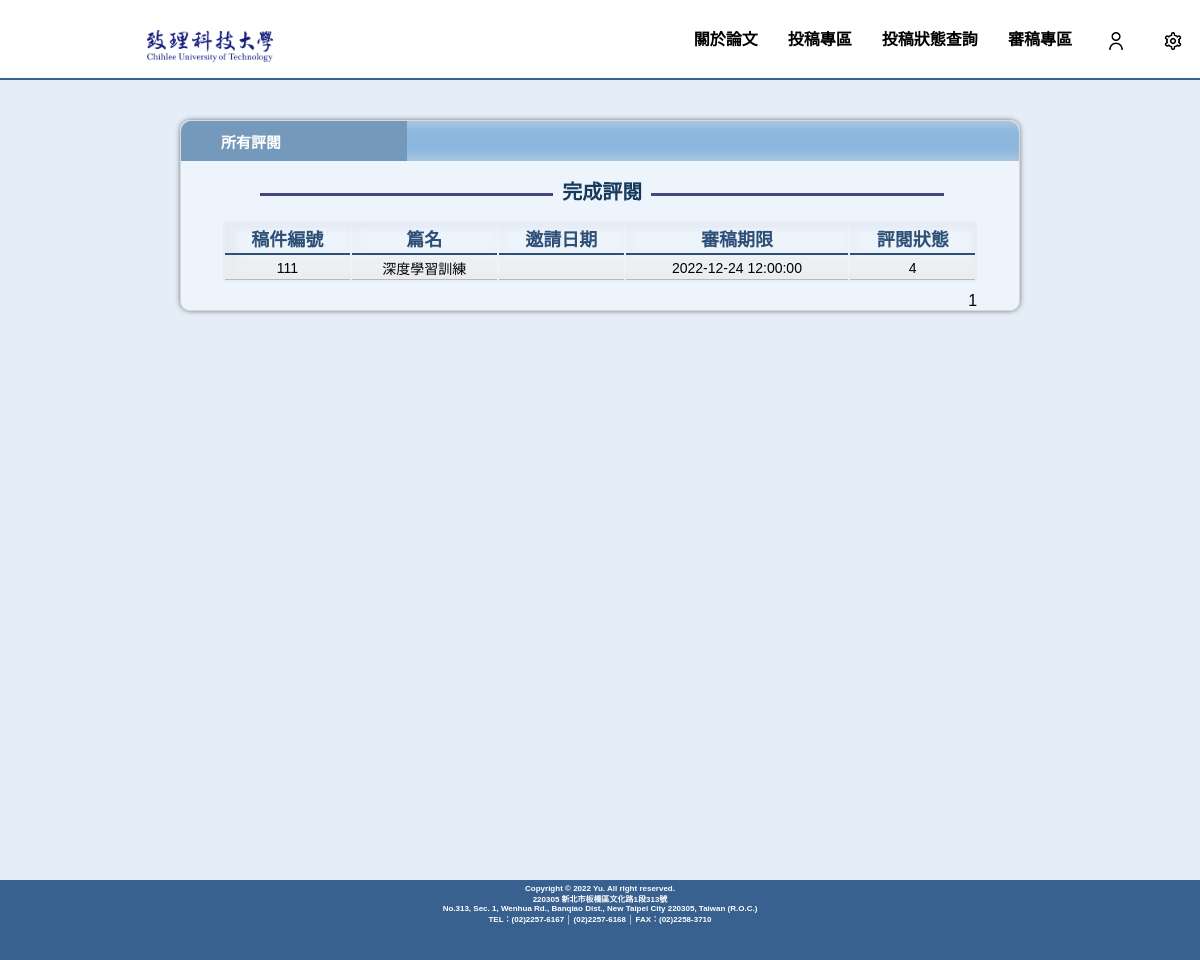
The app's page /ReviewerFinishPage.php with its own data.
### tables this page shows
CREATE TABLE `article` (
  `id` int(100) NOT NULL,
  `articleID` tinyint(100) NOT NULL,
  `writer` varchar(100) NOT NULL,
  `abstract` varchar(100) NOT NULL,
  `fileName` varchar(100) NOT NULL,
  `articlename` varchar(100) NOT NULL,
  `category` varchar(100) NOT NULL,
  `comments` varchar(100) NOT NULL,
  `state` int(11) NOT NULL,
  `invitationdate` varchar(100) NOT NULL,
  `deadline` datetime NOT NULL DEFAULT current_timestamp()
);

### ReviewerFinishPage.php (the view, shortened to what this page needs)
<!DOCTYPE html>
<html lang="en">
<?php
    $link =connect(DB_HOST,DB_USER,DB_PWD,DB_DATABASE)
    or die("無法開啟資料連接!<br/>");
						    $sql = "SELECT articleID , articlename , invitationdate , deadline , state FROM article WHERE state = '4'";
                            $result = mysqli_query($link, $sql);
                            $per_total = mysqli_num_rows($result);
                            $per = 1;
                            $pages = ceil($per_total/$per);
                            if(!isset($_GET['page'])){
	                            $page=1;
                            }else{
	                            $page = $_GET['page'];
                            }
                            $start=($page-1)*$per;
                            $result = mysqli_query($link,$sql.' LIMIT '.$start.', '.$per) ;
                            ?>
<head>
    <link rel="stylesheet" href="css/header.css">
    <link rel="stylesheet" href="css/ReviwerFinishPage.css">
    <link rel="stylesheet" href="css/RWD_reviewer.css">
    <link rel="stylesheet" href="css/footer.css">
</head>
<body>
    <header class="flex">
        <div id="logo">
            <a href="https://www.chihlee.edu.tw/"><img src="img/chihleeB.png" alt=""></a>
        </div>
        <menu>
            <ul>
                <li><a href="FrontPage.html" class="action">關於論文</a></li>
                <li><a href="PostPage.php">投稿專區</a></li>
                <li><a href="SubmissionQuery.php">投稿狀態查詢</a></li>
                <li><a href="ReviewerFrontPage.php">審稿專區</a></li>
                <li><a href="login.html"><img src="img/user.png" alt="" style="width: 18px;height: 18px;"></a></li>
                <li><a href="DataUpdate.php"><img src="img/settings.png" alt="" style="width: 18px;height: 18px;"></a>
                </li>
            </ul>
        </menu>
    </header>
    <div class="FinishPage container" id="FinishPage">
        <div class="FinishSize" id="FinishPage">
            <div class="ReaderTitle">
                <ol class="breadcrumb">
                    <li class="breadcrumb-item active">
                        <div class="breadcrumb-div"><a href="ReviewerFrontPage.php">所有評閱</a></div>
                    </li>
                </ol>
            </div>
            <div class="order">
                <span style="white-space:pre"> </span><span class="line"></span>
                <span style="white-space:pre"> </span><span class="txt">完成評閱</span>
                <span style="white-space:pre"> </span><span class="line"></span>
            </div>
            <table class="tableR">
                <tbody>
                    <tr>
                        <th scope="col">稿件編號</th>
                        <th scope="col">篇名</th>
                        <th scope="col">邀請日期</th>
                        <th scope="col">審稿期限</th>
                        <th scope="col">評閱狀態</th>
                    </tr>
                     <?php
					$total_fields = mysqli_num_fields($result);
					while ($row = mysqli_fetch_row($result)){
						echo "<tr>";
						for( $i = 0;$i <= $total_fields-1; $i++ ){
						if($i==0){
								echo"<td><a href='ReviewerStatusPage完成評閱.php?id=$row[$i]'>$row[$i]</a></td>";
							continue;
							}
							echo "<td>" . $row[$i] . "</td>";
						}
						echo"</tr>";
					}
					?>
                </tbody>
            </table>
            <div class="FinishBtn">
                			<?php
     for($i=1 ; $i<=$pages ;$i++){
        $lnum = 2;
        $rnum = 2;
     if($page <= $lnum){
         $rnum = $rnum + ($lnum-$page+1);
     }
     if($page+$rnum > $pages){
         $lnum = $lnum + ($rnum - ($pages-$page));
     }
          if($page-$lnum <= $i && $i <= $page+$rnum){
              if($i==$page){
                 echo $i.' ';
                      }else{
                          echo '<a href=?page='.$i.'>'.$i.'</a> ';
                   }
              }
          }
  ?>
            </div>
        </div>
    </div>
    <footer>
        Copyright &copy; 2022 Yu. All right reserved.<br>
        220305 新北市板橋區文化路1段313號
        <br>
        No.313, Sec. 1, Wenhua Rd., Banqiao Dist., New Taipei City 220305, Taiwan (R.O.C.)
        <br>
        TEL：(02)2257-6167 │ (02)2257-6168 │ FAX：(02)2258-3710
    </footer>
</body>
</html>

### css/header.css (style rules this page uses)
html, body, header, footer, menu, nav, div, span, ul, ol, a, p, h1, h2, h3, h4, h5, h6, input, button, img, fieldset, legend { padding: 0; margin: 0; box-sizing: border-box; text-decoration: none; list-style: none; color: inherit; font-family: sans-serif; border: 0; }
html,body { height: 100%; }
img { width: 100%; vertical-align: bottom; }
:root { --theme-blue: #E5EDF8; --theme-boder: #38618f; --theme-table:#ced7df; --theme-front: #00c7e8; --theme-black: #313332; --theme-gray: #9c9c9c; }
.flex { display: flex; flex-wrap: wrap; justify-content: center; }
.container { background-color: var(--theme-blue); width: 100%; }
header { width: 100%; height: 80px; text-align: center; font-weight: 900; line-height: 80px; border-bottom: 2px #38618f solid; }
header #logo { width: 100%; height: 100%; }
header #logo img { width: 29%; margin: 20px 0; }
header menu { width: 100%; display: none; z-index: 100; }
header menu ul { width: 100%; text-align: center; background-color: var(--theme-blue); }
header menu ul li { display: block; }
header menu ul li a { display: block; padding: 0 0.2em; transform: all 450ms ease; }
header menu ul li a img { margin: 22.5px 0; }

### css/ReviwerFinishPage.css (style rules this page uses)
.FinishPage { width: 100%; position: relative; margin: 0 auto; padding: 20px 0; min-height: 100%; border: 0; }
.FinishPage .FinishSize { width: 90%; height: auto; margin: 20px auto; border: 1px solid #D9D9D9; box-shadow: 0 0 5px rgba(0, 0, 0, 0.5); border-radius: 10px; background-color: #f5faff93; }
.FinishPage .FinishSize .ReaderTitle { width: 100%; height: 40px; border-bottom: 1.5px solid #8cb8e0; }
.FinishPage .FinishSize .ReaderTitle .breadcrumb { width: 100%; height: 40px; background-color: #8cb8e0; box-shadow: inset 20px 0px 8px 5px rgba(206, 215, 223, 0.5); border-radius: 10px 10px 0 0; }
.FinishPage .FinishSize .ReaderTitle .breadcrumb .breadcrumb-item { height: 100%; width: 37%; background-color: #7599BA; border-radius: 10px 0px 0 0; color: #fff; font-weight: 900; font-size: 12px; padding: 0 auto; }
.FinishPage .FinishSize .ReaderTitle .breadcrumb .breadcrumb-item .breadcrumb-div { width: 100%; height: auto; padding: 10px 35px; }
.FinishPage .FinishSize .tableR { width: 90%; text-align: center; margin: 0 auto 10px auto; box-shadow: inset 5px 0px 5px 10px rgba(206, 215, 223, 0.2); }
.FinishPage .FinishSize .tableR th { height: 14px; font-weight: 600; color: #2f5076; border-bottom: 2px solid #2f5076; box-shadow: inset 3px 0px 5px 4px rgba(206, 215, 223, 0.1); }
.FinishPage .FinishSize .tableR td { font-size: 10px; border-bottom: 0.8px solid #8b8a8a85; background-color: #edededa6; }
.FinishPage .FinishSize .order { height: 60px; line-height: 60px; text-align: center; }
.FinishPage .FinishSize .order .line { display: inline-block; width: 30%; border-top: 2px solid #444680; }
.FinishPage .FinishSize .order .txt { color: #153A5C; font-weight: bold; vertical-align: middle; font-size: 14px; }
.FinishPage .FinishSize .FinishBtn { width: 95%; text-align: right; }

### css/footer.css (style rules this page uses)
footer { background-color: var(--theme-boder); color: #fff; font-weight: 900; text-align: center; padding: 0.5em; font-size: 8px; bottom: 0; width: 100%; height: 80px; }

### records on screen
article: articleID "111", articlename "深度學習訓練", deadline "2022-12-24 12:00:00", state "4"
